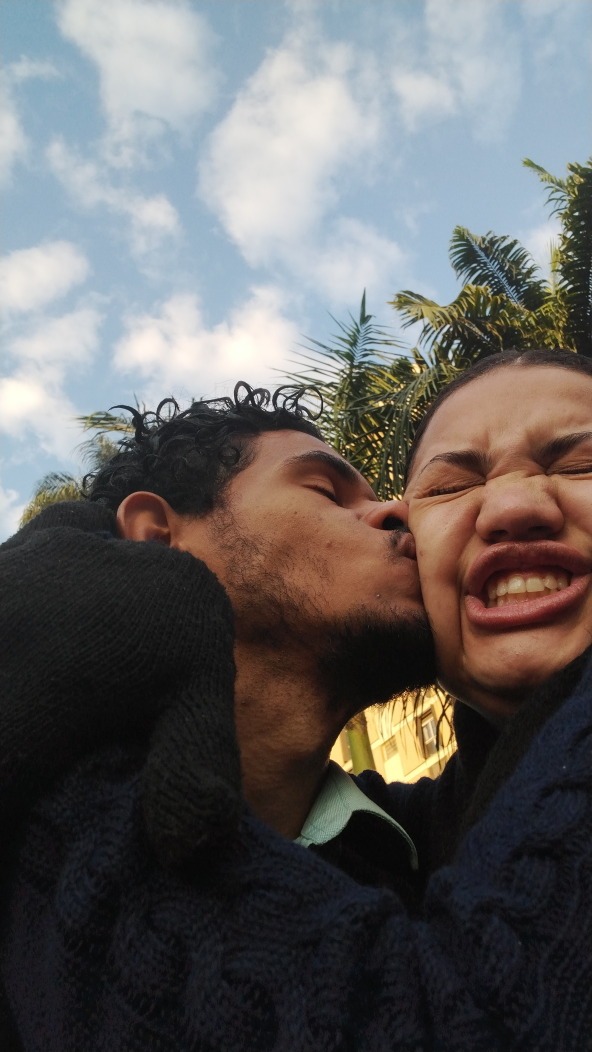
#> input picture frontend/imagens/FOTO PRINCIPAL.jpg, 2368 x 4208 px (shown at 1/4 size); its folder holds only this picture in this run
$ python optimize_frontend_assets.py
#> lines starting #> are read from the running program, lines starting #| are printed output that depends on the picture
from __future__ import annotations

import argparse
import shutil
import subprocess
from pathlib import Path

from PIL import Image, ImageOps


IMAGE_EXTENSIONS = {".jpg", ".jpeg", ".png"}
MAX_WIDTH = 1920
THUMB_WIDTH = 400
WEBP_QUALITY = 80
AUDIO_BITRATE = "96k"


def format_bytes(num_bytes: int) -> str:
    units = ["B", "KB", "MB", "GB"]
    size = float(num_bytes)
    for unit in units:
        if size < 1024 or unit == units[-1]:
            return f"{size:.1f} {unit}"
        size /= 1024
    return f"{num_bytes} B"


def resize_to_width(image: Image.Image, max_width: int) -> Image.Image:
    if image.width <= max_width:
        return image.copy()

    ratio = max_width / image.width
    height = round(image.height * ratio)
    return image.resize((max_width, height), Image.Resampling.LANCZOS)


def save_webp(image: Image.Image, destination: Path) -> None:
    destination.parent.mkdir(parents=True, exist_ok=True)
    image.save(
        destination,
        format="WEBP",
        quality=WEBP_QUALITY,
        method=6,
    )


def optimize_images(images_dir: Path) -> list[tuple[str, int, int, int]]:
    results: list[tuple[str, int, int, int]] = []

    for source in sorted(images_dir.iterdir()):
        if source.suffix.lower() not in IMAGE_EXTENSIONS or not source.is_file():
            continue

        full_output = source.with_suffix(".webp")
        thumb_output = source.with_suffix(".thumb.webp")

        with Image.open(source) as original_image:
#> original_image is the input picture: PIL image 2368x4208 RGB; mean R, G, B 101, 98.8, 98.2
            prepared = ImageOps.exif_transpose(original_image)
            color_safe = prepared.convert("RGB")

            full_image = resize_to_width(color_safe, MAX_WIDTH)
            thumb_image = resize_to_width(color_safe, THUMB_WIDTH)
#> call 2 of resize_to_width, with max_width = 400
#> in resize_to_width (call 2), `return image.resize((max_width, height), Image.Resampling.LANCZOS)`:
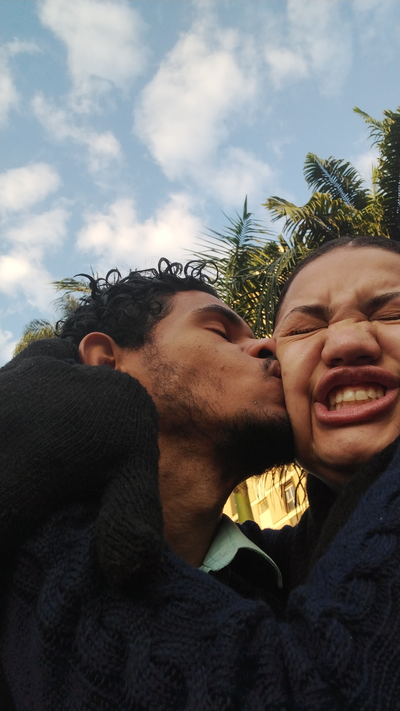
#> returned value: PIL image 400x711 RGB; mean R, G, B 101, 98.8, 98.2

            save_webp(full_image, full_output)
            save_webp(thumb_image, thumb_output)

        before_size = source.stat().st_size
        full_size = full_output.stat().st_size
        thumb_size = thumb_output.stat().st_size
        results.append((source.name, before_size, full_size, thumb_size))

    return results


def detect_ffmpeg() -> Path | None:
    discovered = shutil.which("ffmpeg")
    if discovered:
        return Path(discovered)

    local_app_data = Path.home() / "AppData" / "Local"
    winget_dir = (
        local_app_data
        / "Microsoft"
        / "WinGet"
        / "Packages"
        / "Gyan.FFmpeg.Essentials_Microsoft.Winget.Source_8wekyb3d8bbwe"
    )
    direct_candidate = winget_dir / "ffmpeg-8.1.1-essentials_build" / "bin" / "ffmpeg.exe"
    if direct_candidate.exists():
        return direct_candidate

    if winget_dir.exists():
        matches = sorted(winget_dir.glob("**/ffmpeg.exe"))
        if matches:
            return matches[0]

    return None


def compress_audio(audio_path: Path) -> tuple[int, int] | None:
    ffmpeg_path = detect_ffmpeg()
    if not ffmpeg_path or not audio_path.exists():
        return None

    temp_output = audio_path.with_suffix(".optimized.tmp.mp3")
    command = [
        str(ffmpeg_path),
        "-y",
        "-i",
        str(audio_path),
        "-codec:a",
        "libmp3lame",
        "-b:a",
        AUDIO_BITRATE,
        str(temp_output),
    ]
    subprocess.run(command, check=True, stdout=subprocess.PIPE, stderr=subprocess.PIPE)

    before_size = audio_path.stat().st_size
    after_size = temp_output.stat().st_size

    if after_size < before_size:
        temp_output.replace(audio_path)
    else:
        temp_output.unlink(missing_ok=True)
        after_size = before_size

    return before_size, after_size


def print_image_report(results: list[tuple[str, int, int, int]]) -> None:
    total_before = sum(item[1] for item in results)
    total_full = sum(item[2] for item in results)
    total_thumbs = sum(item[3] for item in results)

    for name, before_size, full_size, thumb_size in results:
        print(
            f"{name}: {format_bytes(before_size)} -> "
            f"{format_bytes(full_size)} (webp), {format_bytes(thumb_size)} (thumb)"
        )

    print(
        "\nImages total: "
        f"{format_bytes(total_before)} -> {format_bytes(total_full)} full + "
        f"{format_bytes(total_thumbs)} thumbs"
    )


def main() -> None:
    parser = argparse.ArgumentParser(
        description="Optimize frontend images for web and optionally compress the MP3."
    )
    parser.add_argument(
        "--images-dir",
        type=Path,
        default=Path("frontend/imagens"),
        help="Directory containing source images.",
    )
    parser.add_argument(
        "--audio-path",
        type=Path,
        default=Path("frontend/musica.mp3"),
        help="Audio file to recompress with ffmpeg if available.",
    )
    parser.add_argument(
        "--skip-audio",
        action="store_true",
        help="Skip MP3 recompression.",
    )
    args = parser.parse_args()

    image_results = optimize_images(args.images_dir)
    print_image_report(image_results)

    if args.skip_audio:
        return

    audio_result = compress_audio(args.audio_path)
    if not audio_result:
        print("\nAudio: ffmpeg not found or audio file missing; skipped.")
        return

    before_size, after_size = audio_result
    print(f"Audio: {format_bytes(before_size)} -> {format_bytes(after_size)}")


if __name__ == "__main__":
    main()
